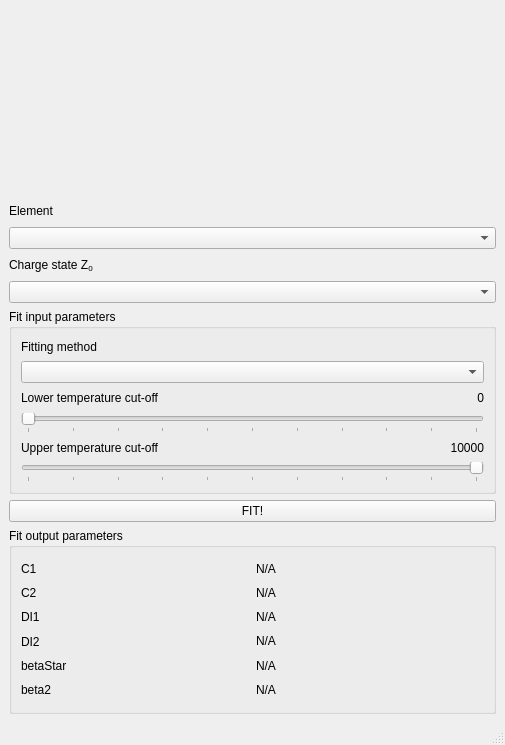
<?xml version="1.0" encoding="UTF-8"?>
<ui version="4.0">
 <class>ManualFit</class>
 <widget class="QMainWindow" name="ManualFit">
  <property name="geometry">
   <rect>
    <x>0</x>
    <y>0</y>
    <width>505</width>
    <height>745</height>
   </rect>
  </property>
  <property name="windowTitle">
   <string>Manual Kinetic ICS Fit</string>
  </property>
  <widget class="QWidget" name="centralwidget">
   <layout class="QVBoxLayout" name="verticalLayout">
    <item>
     <widget class="QWidget" name="widget" native="true">
      <property name="minimumSize">
       <size>
        <width>0</width>
        <height>120</height>
       </size>
      </property>
     </widget>
    </item>
    <item>
     <widget class="QLabel" name="label_5">
      <property name="maximumSize">
       <size>
        <width>16777215</width>
        <height>20</height>
       </size>
      </property>
      <property name="text">
       <string>Element</string>
      </property>
     </widget>
    </item>
    <item>
     <widget class="QComboBox" name="cbElements"/>
    </item>
    <item>
     <widget class="QLabel" name="lblZ0">
      <property name="enabled">
       <bool>true</bool>
      </property>
      <property name="maximumSize">
       <size>
        <width>16777215</width>
        <height>20</height>
       </size>
      </property>
      <property name="text">
       <string>&lt;html&gt;&lt;head/&gt;&lt;body&gt;&lt;p&gt;Charge state Z&lt;span style=&quot; vertical-align:sub;&quot;&gt;0&lt;/span&gt;&lt;/p&gt;&lt;/body&gt;&lt;/html&gt;</string>
      </property>
     </widget>
    </item>
    <item>
     <widget class="QComboBox" name="cbCS">
      <property name="enabled">
       <bool>true</bool>
      </property>
     </widget>
    </item>
    <item>
     <widget class="QGroupBox" name="groupBox">
      <property name="enabled">
       <bool>true</bool>
      </property>
      <property name="sizePolicy">
       <sizepolicy hsizetype="Preferred" vsizetype="Minimum">
        <horstretch>0</horstretch>
        <verstretch>0</verstretch>
       </sizepolicy>
      </property>
      <property name="title">
       <string>Fit input parameters</string>
      </property>
      <layout class="QVBoxLayout" name="verticalLayout_2">
       <item>
        <widget class="QLabel" name="label_15">
         <property name="text">
          <string>Fitting method</string>
         </property>
        </widget>
       </item>
       <item>
        <widget class="QComboBox" name="cbMethod">
         <property name="currentIndex">
          <number>-1</number>
         </property>
         <property name="placeholderText">
          <string>Fitting method</string>
         </property>
        </widget>
       </item>
       <item>
        <layout class="QHBoxLayout" name="horizontalLayout">
         <property name="spacing">
          <number>1</number>
         </property>
         <property name="sizeConstraint">
          <enum>QLayout::SetMinimumSize</enum>
         </property>
         <item>
          <widget class="QLabel" name="label">
           <property name="sizePolicy">
            <sizepolicy hsizetype="Preferred" vsizetype="Minimum">
             <horstretch>0</horstretch>
             <verstretch>0</verstretch>
            </sizepolicy>
           </property>
           <property name="maximumSize">
            <size>
             <width>16777215</width>
             <height>20</height>
            </size>
           </property>
           <property name="font">
            <font>
             <weight>50</weight>
             <bold>false</bold>
            </font>
           </property>
           <property name="text">
            <string>Lower temperature cut-off</string>
           </property>
          </widget>
         </item>
         <item>
          <widget class="QLabel" name="lblTlower">
           <property name="sizePolicy">
            <sizepolicy hsizetype="Preferred" vsizetype="Minimum">
             <horstretch>0</horstretch>
             <verstretch>0</verstretch>
            </sizepolicy>
           </property>
           <property name="maximumSize">
            <size>
             <width>16777215</width>
             <height>20</height>
            </size>
           </property>
           <property name="text">
            <string>0</string>
           </property>
           <property name="alignment">
            <set>Qt::AlignRight|Qt::AlignTrailing|Qt::AlignVCenter</set>
           </property>
          </widget>
         </item>
        </layout>
       </item>
       <item>
        <widget class="QSlider" name="hsTlower">
         <property name="maximum">
          <number>10</number>
         </property>
         <property name="orientation">
          <enum>Qt::Horizontal</enum>
         </property>
         <property name="invertedAppearance">
          <bool>false</bool>
         </property>
         <property name="tickPosition">
          <enum>QSlider::TicksBelow</enum>
         </property>
         <property name="tickInterval">
          <number>1</number>
         </property>
        </widget>
       </item>
       <item>
        <layout class="QHBoxLayout" name="horizontalLayout_2">
         <property name="sizeConstraint">
          <enum>QLayout::SetMinimumSize</enum>
         </property>
         <item>
          <widget class="QLabel" name="label_3">
           <property name="maximumSize">
            <size>
             <width>16777215</width>
             <height>20</height>
            </size>
           </property>
           <property name="font">
            <font>
             <weight>50</weight>
             <bold>false</bold>
            </font>
           </property>
           <property name="text">
            <string>Upper temperature cut-off</string>
           </property>
          </widget>
         </item>
         <item>
          <widget class="QLabel" name="lblTupper">
           <property name="maximumSize">
            <size>
             <width>16777215</width>
             <height>20</height>
            </size>
           </property>
           <property name="text">
            <string>10000</string>
           </property>
           <property name="alignment">
            <set>Qt::AlignRight|Qt::AlignTrailing|Qt::AlignVCenter</set>
           </property>
          </widget>
         </item>
        </layout>
       </item>
       <item>
        <widget class="QSlider" name="hsTupper">
         <property name="maximum">
          <number>10</number>
         </property>
         <property name="orientation">
          <enum>Qt::Horizontal</enum>
         </property>
         <property name="invertedAppearance">
          <bool>true</bool>
         </property>
         <property name="invertedControls">
          <bool>false</bool>
         </property>
         <property name="tickPosition">
          <enum>QSlider::TicksBelow</enum>
         </property>
         <property name="tickInterval">
          <number>1</number>
         </property>
        </widget>
       </item>
      </layout>
     </widget>
    </item>
    <item>
     <widget class="QPushButton" name="btnFit">
      <property name="text">
       <string>FIT!</string>
      </property>
     </widget>
    </item>
    <item>
     <widget class="QGroupBox" name="groupBox_2">
      <property name="enabled">
       <bool>true</bool>
      </property>
      <property name="title">
       <string>Fit output parameters</string>
      </property>
      <layout class="QGridLayout" name="gridLayout">
       <property name="sizeConstraint">
        <enum>QLayout::SetDefaultConstraint</enum>
       </property>
       <property name="verticalSpacing">
        <number>0</number>
       </property>
       <item row="0" column="0">
        <widget class="QLabel" name="lblC1l">
         <property name="text">
          <string>C1</string>
         </property>
        </widget>
       </item>
       <item row="4" column="0">
        <widget class="QLabel" name="lblBetaStarl">
         <property name="text">
          <string>betaStar</string>
         </property>
        </widget>
       </item>
       <item row="1" column="0">
        <widget class="QLabel" name="lblC2l">
         <property name="text">
          <string>C2</string>
         </property>
        </widget>
       </item>
       <item row="0" column="1">
        <widget class="QLabel" name="lblC1">
         <property name="text">
          <string>N/A</string>
         </property>
         <property name="textInteractionFlags">
          <set>Qt::LinksAccessibleByMouse|Qt::TextSelectableByKeyboard|Qt::TextSelectableByMouse</set>
         </property>
        </widget>
       </item>
       <item row="2" column="0">
        <widget class="QLabel" name="lblDI1l">
         <property name="text">
          <string>DI1</string>
         </property>
        </widget>
       </item>
       <item row="1" column="1">
        <widget class="QLabel" name="lblC2">
         <property name="text">
          <string>N/A</string>
         </property>
         <property name="textInteractionFlags">
          <set>Qt::LinksAccessibleByMouse|Qt::TextSelectableByKeyboard|Qt::TextSelectableByMouse</set>
         </property>
        </widget>
       </item>
       <item row="3" column="0">
        <widget class="QLabel" name="lblDI2l">
         <property name="text">
          <string>DI2</string>
         </property>
        </widget>
       </item>
       <item row="4" column="1">
        <widget class="QLabel" name="lblBetaStar">
         <property name="text">
          <string>N/A</string>
         </property>
         <property name="textInteractionFlags">
          <set>Qt::LinksAccessibleByMouse|Qt::TextSelectableByKeyboard|Qt::TextSelectableByMouse</set>
         </property>
        </widget>
       </item>
       <item row="3" column="1">
        <widget class="QLabel" name="lblDI2">
         <property name="text">
          <string>N/A</string>
         </property>
         <property name="textInteractionFlags">
          <set>Qt::LinksAccessibleByMouse|Qt::TextSelectableByKeyboard|Qt::TextSelectableByMouse</set>
         </property>
        </widget>
       </item>
       <item row="2" column="1">
        <widget class="QLabel" name="lblDI1">
         <property name="text">
          <string>N/A</string>
         </property>
         <property name="textInteractionFlags">
          <set>Qt::LinksAccessibleByMouse|Qt::TextSelectableByKeyboard|Qt::TextSelectableByMouse</set>
         </property>
        </widget>
       </item>
       <item row="5" column="0">
        <widget class="QLabel" name="lblBeta2l">
         <property name="text">
          <string>beta2</string>
         </property>
        </widget>
       </item>
       <item row="5" column="1">
        <widget class="QLabel" name="lblBeta2">
         <property name="text">
          <string>N/A</string>
         </property>
        </widget>
       </item>
      </layout>
     </widget>
    </item>
   </layout>
  </widget>
  <widget class="QMenuBar" name="menubar">
   <property name="geometry">
    <rect>
     <x>0</x>
     <y>0</y>
     <width>505</width>
     <height>26</height>
    </rect>
   </property>
  </widget>
  <widget class="QStatusBar" name="statusbar"/>
 </widget>
 <resources/>
 <connections/>
</ui>
